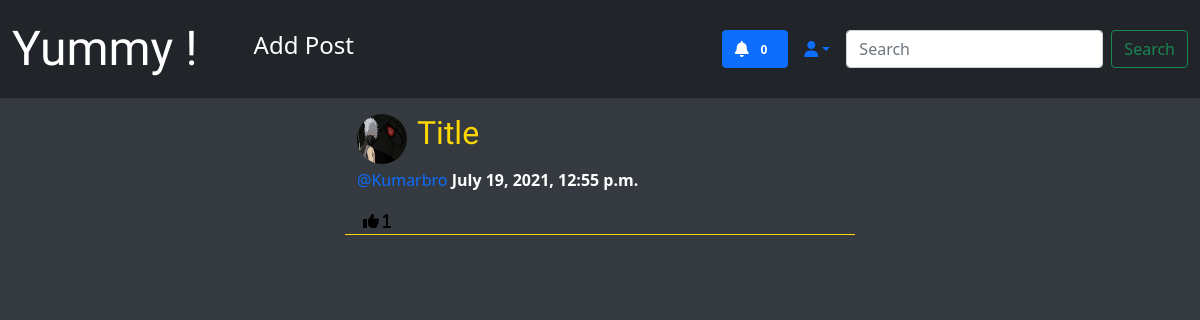
The page /social/ (signed in) on the database as committed earlier.
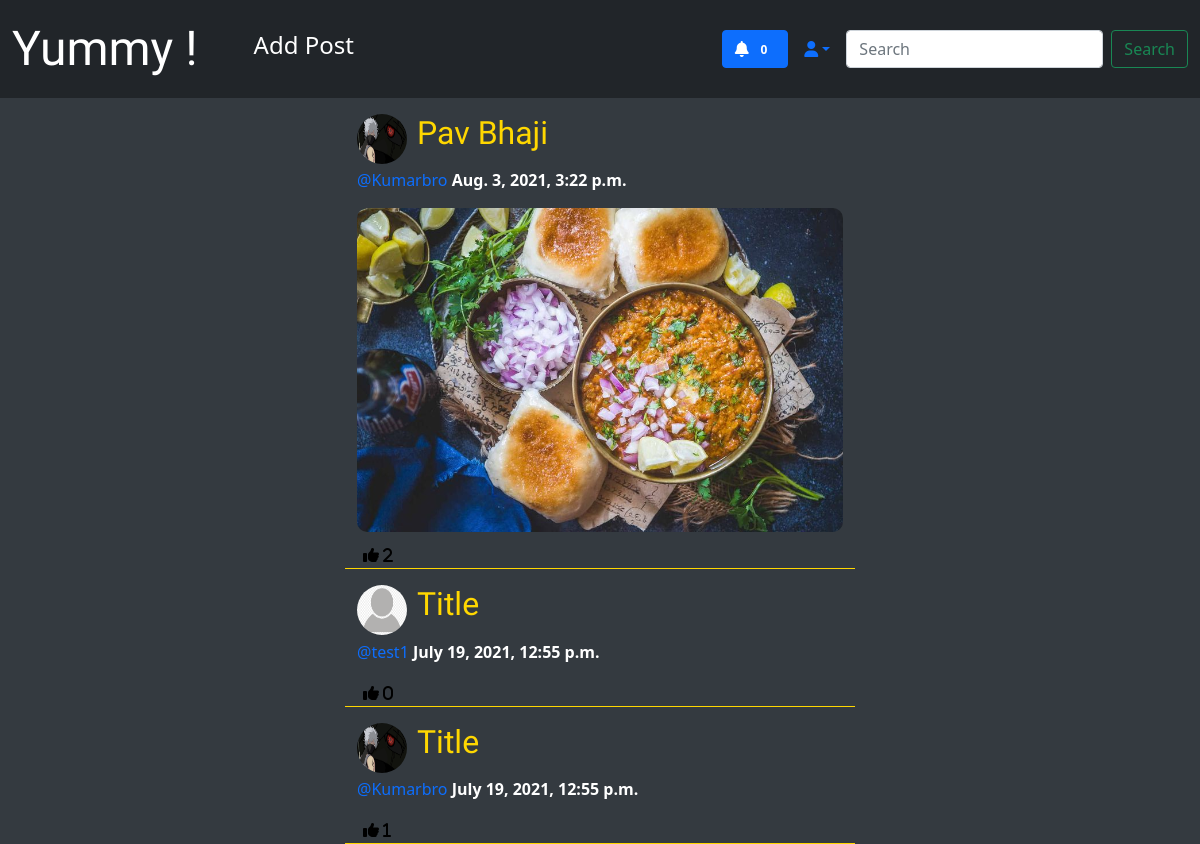
The same page on the database as committed later.
### social/models.py (models this page shows)
class Post(models.Model):
  Title = models.CharField(max_length=50, default="Title")
  image = models.ImageField(upload_to='uploads/post_photos', blank=True, null=True)
  Ingredients = models.TextField()
  Recipe = models.TextField()
  created_on = models.DateTimeField(default=timezone.now)
  author = models.ForeignKey(User, on_delete=models.CASCADE)
  likes = models.ManyToManyField(User, blank=True, related_name='likes')

class UserProfile(models.Model):
  user = models.OneToOneField(User, primary_key=True, verbose_name=("user"), on_delete=models.CASCADE)
  name = models.CharField(blank=True,null=True, max_length=50)
  bio = models.TextField(blank=True,null=True, max_length=500)
  birth_date = models.DateField(blank=True,null=True)
  picture = models.ImageField( upload_to='uploads/profile_pictures', default='uploads/profile_pictures/default.png')
  followers = models.ManyToManyField(User, blank= True, related_name='followers')

### social/views.py (the view)
# urls.py: path('', PostListView.as_view(), name='post-list'),
class PostListView(LoginRequiredMixin, View):
    def get(self, request, *args, **kwargs):
      logged_in_user = request.user
      posts = Post.objects.filter(
       author__userprofile__followers__in=[logged_in_user.id]
        ).order_by('-created_on')
      context = {
          'post_list':posts,
      }
      return render(request, 'social/post_list.html', context)

### landing/templatetags/custom_tags.py (called while the page is built)
@register.inclusion_tag('social/show_notifications.html', takes_context=True)
def show_notifications(context):
	request_user = context['request'].user
	notifications = Notification.objects.filter(to_user=request_user).exclude(user_has_seen=True).order_by('-date')
	return {'notifications': notifications}

### social/templates/social/post_list.html (shortened to what this page needs)
{% extends 'landing/base.html' %}
{% load crispy_forms_tags  %}
{% block content %}
    {% for post in post_list %}
    <div class= "row justify-content-center mt-3">
        <div class="col-md-5 col-sm-12 border-edit ">
          <div>
            <img class="rounded-circle post-img" height="50" width="50" src="{{ post.author.userprofile.picture.url }}" />
            <h3 class="title-font">{{ post.Title }}</h3>
            <p class="post-text">
              <a class="text=primary post-link" href="{% url 'profile' post.author.pk %}">
              @{{ post.author }}</a> <span class="dateandtime">{{ post.created_on }}</span>
            </p>
          </div>
          <div class = "position-relative" >
            {% if post.image %}
              <img src="{{ post.image.url }}" class="post-image" alt="">
            {% endif %}
          </div>
          <div class="d-flex flex-row">
            <form method="POST" action="{% url 'like' post.pk %}">
               <button class="remove-default-btn" type="submit">
                  <i class="fas fa-thumbs-up"> <span> {{ post.likes.all.count }} </span></i>
               </button>
            </form>
          </div>
        </div>
    </div>
    {% endfor %}
{% endblock content %}

Rows that differ between the two databases and show on the page:
added Post: author.userprofile.picture (picture), Title "Pav Bhaji", author "Kumarbro", created_on "Aug. 3, 2021, 3:22 p.m.", image (picture), likes.all.count "2"
now on this page (row unchanged): Post: author.userprofile.picture (placeholder picture), Title "Title", author "test1", created_on "July 19, 2021, 12:55 p.m.", likes.all.count "0"
